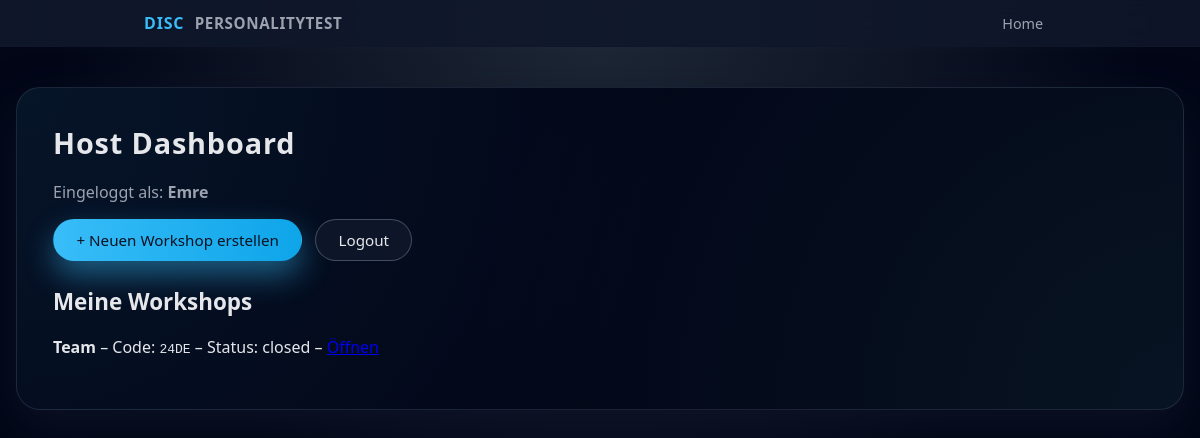
The page /dashboard (signed in) on the database its author committed.
### models.py (models this page shows)
class Workshop(db.Model):
    __tablename__ = "workshops"
    id = db.Column(db.Integer, primary_key=True)
    code = db.Column(db.String(16), unique=True, nullable=False)
    title = db.Column(db.String(200), nullable=False)
    status = db.Column(db.String(20), default="open", nullable=False)
    created_at = db.Column(db.DateTime, default=datetime.utcnow, nullable=False)
    host_id = db.Column(db.Integer, db.ForeignKey("hosts.id"), nullable=False)
    host = db.relationship("Host", back_populates="workshops")
    participants = db.relationship("Participant", back_populates="workshop", cascade="all, delete-orphan")
    answers = db.relationship("Answer", back_populates="workshop", cascade="all, delete-orphan")

### app.py (the view)
@app.route("/dashboard")
def dashboard():
    if not require_host_login():
        return redirect(url_for("login_get"))
    host_id = session["host_id"]
    workshops = Workshop.query.filter_by(host_id=host_id).order_by(Workshop.created_at.desc()).all()
    return render_template("host_home.html", workshops=workshops)

### app.py (called while the page is built)
def require_host_login():
    return "host_id" in session

### templates/host_home.html
{% extends "base.html" %}
{% block content %}
<h1>Host Dashboard</h1>
<p>Eingeloggt als: <strong>{{ session.get("host_name") }}</strong></p>
<div class="btn-row" style="margin-top: 1rem;">
  <a class="btn btn-primary" href="{{ url_for('workshop_new') }}">+ Neuen Workshop erstellen</a>
  <a class="btn btn-secondary" href="{{ url_for('logout') }}">Logout</a>
</div>
<h2 style="margin-top: 1.6rem;">Meine Workshops</h2>
{% if workshops and workshops|length > 0 %}
  <ul class="results-list">
    {% for w in workshops %}
      <li>
        <strong>{{ w.title }}</strong>
        – Code: <code>{{ w.code }}</code>
        – Status: {{ w.status }}
        – <a href="{{ url_for('host_dashboard', code=w.code) }}">Öffnen</a>
      </li>
    {% endfor %}
  </ul>
{% else %}
  <p>Noch keine Workshops vorhanden. Erstelle zuerst einen Workshop.</p>
{% endif %}
{% endblock %}

### static/style.css (style rules this page uses)
:root { --bg: #0f172a; --bg-soft: #111827; --card-bg: #0b1120; --accent: #38bdf8; --accent-soft: rgba(56, 189, 248, 0.15); --accent-strong: #0ea5e9; --text: #e5e7eb; --muted: #9ca3af; --danger: #f97373; --border: #1f2937; --radius-lg: 18px; --radius-full: 999px; --shadow-soft: 0 18px 45px rgba(15, 23, 42, 0.65); --spacing: 1.25rem; --font-main: system-ui, -apple-system, BlinkMacSystemFont, "Segoe UI", sans-serif; }
*, *::before, *::after { box-sizing: border-box; }
body { margin: 0; min-height: 100vh; background: radial-gradient(circle at top, #1f2937 0, #020617 55%); color: var(--text); font-family: var(--font-main); display: flex; flex-direction: column; }
h1, h2, h3 { margin-top: 0; font-weight: 600; }
h1 { font-size: clamp(1.8rem, 2.2vw, 2.1rem); letter-spacing: 0.03em; }
h2 { font-size: clamp(1.4rem, 1.8vw, 1.7rem); }
p { margin: 0.3rem 0 0.8rem; color: var(--muted); }
ul { padding-left: 1.1rem; }
.btn-row { display: flex; flex-wrap: wrap; gap: 0.8rem; margin-top: 6.4rem; }
.btn { display: inline-flex; align-items: center; justify-content: center; padding: 0.6rem 1.4rem; border-radius: var(--radius-full); border: 1px solid transparent; font-size: 0.95rem; font-weight: 500; text-decoration: none; cursor: pointer; transition: transform 0.1s ease, box-shadow 0.15s ease, background 0.15s ease, border-color 0.15s ease; }
.btn-primary { background: linear-gradient(to right, var(--accent), var(--accent-strong)); color: #0b1120; box-shadow: 0 14px 30px rgba(56, 189, 248, 0.45); }
.btn-secondary { background: rgba(15, 23, 42, 0.9); color: var(--text); border-color: rgba(148, 163, 184, 0.4); }
.results-list { list-style: none; padding-left: 0; margin-top: 1rem; }
.results-list li { margin-bottom: 0.35rem; }

### rows shown on the page
Workshop: title "Team", code "24DE", status "closed"

### other values the page prints
{{ session.get("host_name") }} "Emre"
